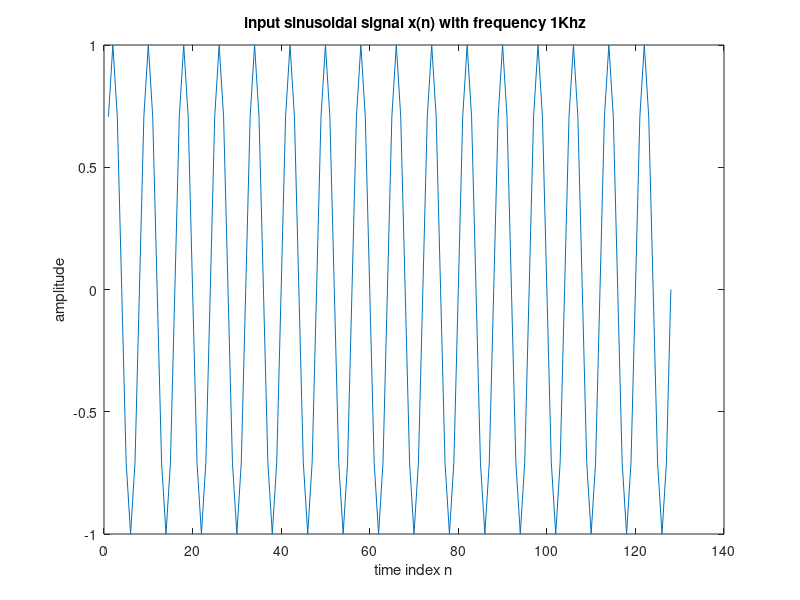
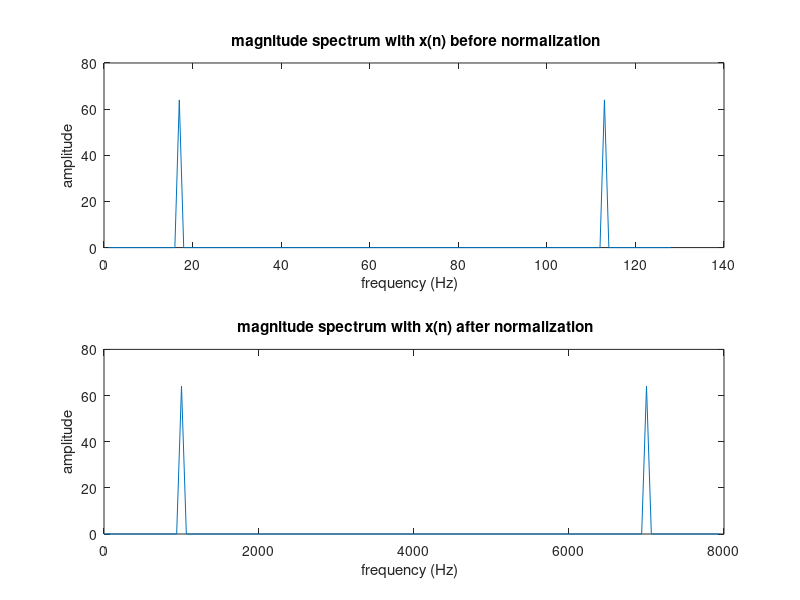

Source code (MATLAB) for these figures, in order: (Note: this script raises an error after producing the figures.)
clc;
clear all;
close all;


fs=8000;
f1=1000;

t=1:128;
n=(1/fs)*(t);


x1 = sin(2*pi*f1*n);

N=length(x1);
k1=(8000/length(x1))*(0:length(x1)-1);

figure;

plot(t,x1)
xlabel('time index n');
ylabel('amplitude');
title(' input sinusoidal signal x(n) with frequency 1Khz');


y1=fft(x1,N);

figure;
subplot(2,1,1)
plot(abs(y1))
ylim([0 80])
xlabel('frequency (Hz)  ');
ylabel('amplitude');
title(' magnitude spectrum with x(n) before normalization');
subplot(2,1,2)
plot(k1,abs(y1))
ylim([0 80])
xlabel('frequency (Hz)  ');
ylabel('amplitude');
title(' magnitude spectrum with x(n) after normalization');

%---resolutio--
m=fs/N;
name="frequency resolution= " + num2str(m) + " Hz";
disp(name);
